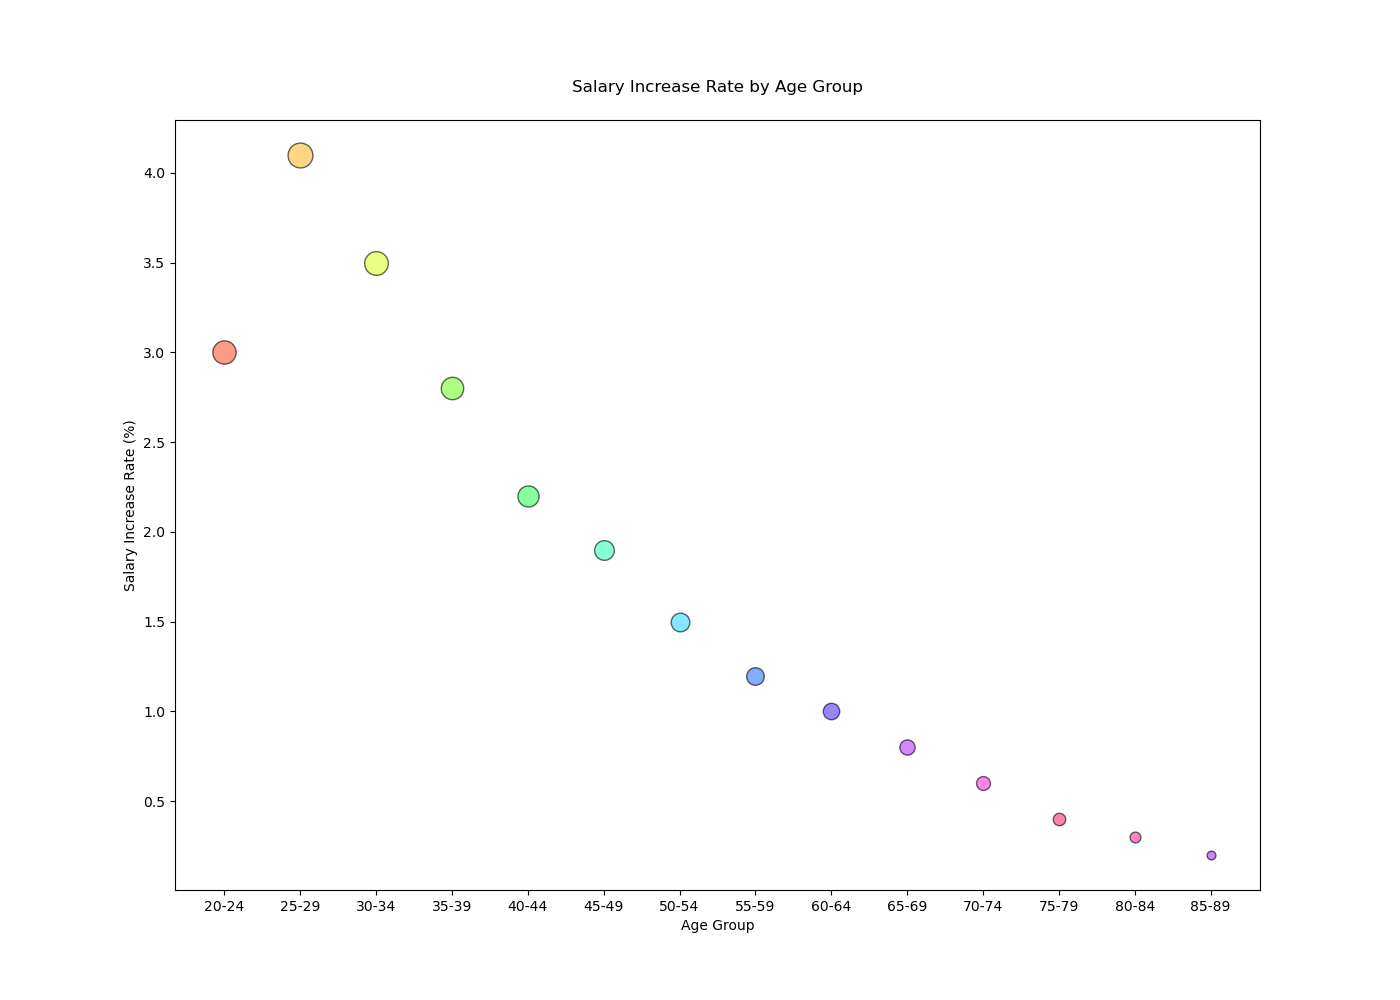

Generate this figure with Python:

import matplotlib.pyplot as plt

# Data
age_groups = ['20-24', '25-29', '30-34', '35-39', '40-44', '45-49', '50-54', '55-59', '60-64', '65-69', '70-74', '75-79', '80-84', '85-89']
salary_increase_rate = [3.0, 4.1, 3.5, 2.8, 2.2, 1.9, 1.5, 1.2, 1.0, 0.8, 0.6, 0.4, 0.3, 0.2]
population = [2800, 3200, 2900, 2600, 2300, 2000, 1800, 1600, 1400, 1200, 1000, 800, 600, 400]
colors = ['#FF5733', '#FFBD33', '#DBFF33', '#75FF33', '#33FF57', '#33FFBD', '#33DBFF', '#3375FF', '#5733FF', '#BD33FF', '#FF33DB', '#FF3375', '#FF33A8', '#A833FF']
sizes = [i / 10 for i in population]

fig, ax = plt.subplots(figsize=(14, 10))

# Bubble chart
for i in range(len(age_groups)):
    ax.scatter(age_groups[i], salary_increase_rate[i], s=sizes[i], alpha=0.6, color=colors[i], edgecolor='black')

# Title and labels
ax.set_title('Salary Increase Rate by Age Group', pad=20)
ax.set_xlabel('Age Group')
ax.set_ylabel('Salary Increase Rate (%)')

plt.show()
